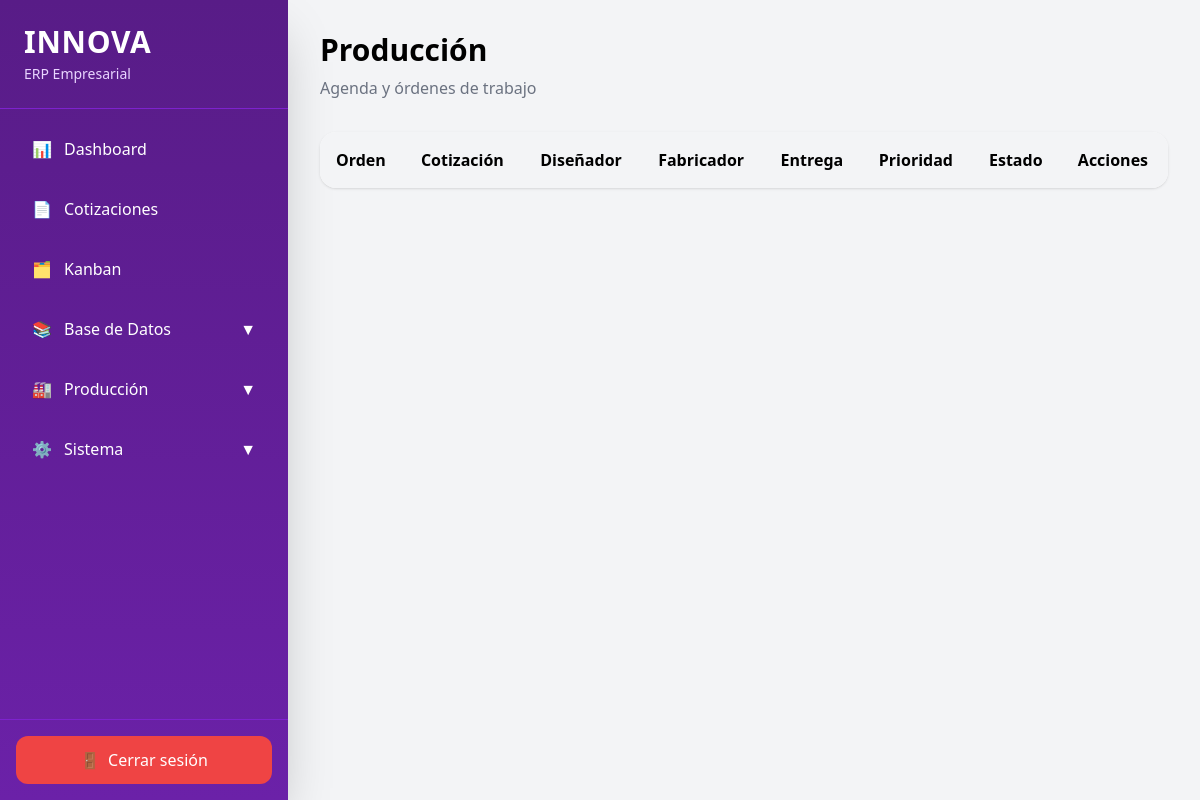
Before: /production/ (signed in) with the older database file.
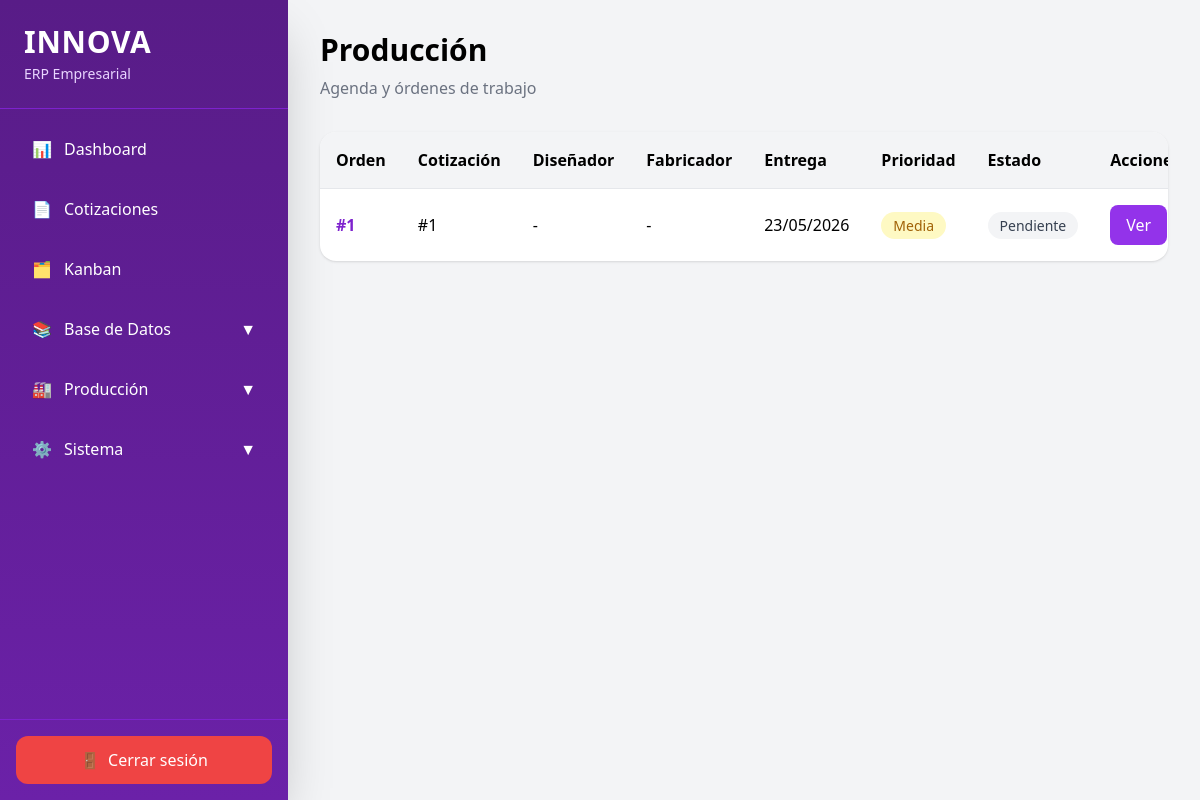
After: the same page with the newer database file.
### app/models/production_order.py (models this page shows)
class ProductionOrder(Base):
    __tablename__ = "production_orders"
    id = Column(
        Integer,
        primary_key=True
    )
    quotation_id = Column(
        Integer,
        ForeignKey("quotations.id")
    )
    delivery_date = Column(Date)
    priority = Column(
        String,
        default="media"
    )
    designer = Column(String)
    fabricator = Column(String)
    priority = Column(String)
    status = Column(String)
    observations = Column(String)
    delivery_date = Column(DateTime)
    created_at = Column(
        DateTime,
        default=datetime.utcnow
    )
    quotation = relationship("Quotation")

### app/routes/production.py (the view)
@router.get(
    "/",
    response_class=HTMLResponse
)
async def production_page(
    request: Request,
    db: Session = Depends(get_db)
):
    user = role_required(
        request,
        ["admin", "produccion"]
    )
    if isinstance(user, RedirectResponse):
        return user
    orders = db.query(
    ProductionOrder
    ).filter(
        ProductionOrder.status != "enviado",
        ProductionOrder.status != "entregado"
    ).order_by(
        ProductionOrder.delivery_date.asc()
    ).all()
    return templates.TemplateResponse(
        request=request,
        name="production.html",
        context={
            "orders": orders
        }
    )

### app/templates/production.html (shortened to what the changed rows need)
{% extends 'base.html' %}
{% block content %}
<div class="flex justify-between items-center mb-8">
    <div>
        <h1 class="text-3xl font-bold">
            Producción
        </h1>
    </div>
</div>
<div class="bg-white rounded-2xl shadow overflow-hidden">
    <table class="w-full">
        <thead class="bg-gray-100">
            <tr>
                <th class="text-left p-4">
                    Orden
                </th>
                <th class="text-left p-4">
                    Cotización
                </th>
                <th class="text-left p-4">
                    Diseñador
                </th>
                <th class="text-left p-4">
                    Fabricador
                </th>
                <th class="text-left p-4">
                    Entrega
                </th>
                <th class="text-left p-4">
                    Prioridad
                </th>
                <th class="text-left p-4">
                    Estado
                </th>
                <th class="text-left p-4">
                    Acciones
                </th>
            </tr>
        </thead>
        <tbody>
            {% for order in orders %}
            <tr class="border-t">
                <td class="p-4 font-bold">
                    <a
                        href="/production/{{ order.id }}"
                        class="text-purple-700 hover:underline"
                    >
                        #{{ order.id }}
                    </a>
                </td>
                <td class="p-4">
                    #{{ order.quotation_id }}
                </td>
                <td class="p-4">
                    {{ order.designer or '-' }}
                </td>
                <td class="p-4">
                    {{ order.fabricator or '-' }}
                </td>
                <td class="p-4">
                   {% if order.delivery_date %}
                    {{ order.delivery_date.strftime('%d/%m/%Y') }}
                    {% else %}
                    -
                    {% endif %}
                </td>
                <td class="p-4">
                    {% if order.priority == 'alta' %}
                    <span class="bg-red-100 text-red-700 px-3 py-1 rounded-full text-sm">
                        Alta
                    </span>
                    {% elif order.priority == 'media' %}
                    <span class="bg-yellow-100 text-yellow-700 px-3 py-1 rounded-full text-sm">
                        Media
                    </span>
                    {% else %}
                    <span class="bg-green-100 text-green-700 px-3 py-1 rounded-full text-sm">
                        Baja
                    </span>
                    {% endif %}
                </td>
                <td class="p-4">
                    {% if order.status == 'pendiente' %}
<span class="bg-gray-100 text-gray-700 px-3 py-1 rounded-full text-sm">
    Pendiente
</span>
{% elif order.status == 'diseño' %}
<span class="bg-purple-100 text-purple-700 px-3 py-1 rounded-full text-sm">
    Diseño
</span>
{% elif order.status == 'produccion' %}
<span class="bg-yellow-100 text-yellow-700 px-3 py-1 rounded-full text-sm">
    Producción
</span>
{% elif order.status == 'empacado' %}
<span class="bg-orange-100 text-orange-700 px-3 py-1 rounded-full text-sm">
    Empacado
</span>
{% elif order.status == 'enviado' %}
<span class="bg-blue-100 text-blue-700 px-3 py-1 rounded-full text-sm">
    Enviado
</span>
{% elif order.status == 'entregado' %}
<span class="bg-green-100 text-green-700 px-3 py-1 rounded-full text-sm">
    Entregado
</span>
{% else %}
<span class="bg-gray-100 text-gray-700 px-3 py-1 rounded-full text-sm">
    {{ order.status }}
</span>
{% endif %}
                </td>
                <td class="p-4">
                    <div class="flex gap-2">
                        <a
                            href="/production/{{ order.id }}"
                            class="bg-purple-600 hover:bg-purple-700 text-white px-4 py-2 rounded-lg"
                        >
                            Ver
                        </a>
                    </div>
                </td>
            </tr>
            {% endfor %}
        </tbody>
    </table>
</div>
{% endblock %}

Changed rows visible on the page:
now on this page (row edited): ProductionOrder: id "1", quotation_id "1", designer "-", fabricator "-", delivery_date "23/05/2026", priority "Media", status "Pendiente"
